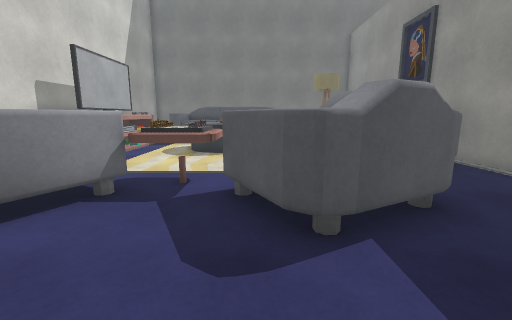
view 1 (above)

21 first-person views from a walk through a Unity game level. The camera is 1.3 m above the floor, tilts 10° down and sees 90° across. The floor is counted in squares, 0.76 m on a side. Each view is taken from the middle of a square. On the plan, view 1 faces up. The plan holds only what a view shows up to about 15 squares ahead; the rest is blank. The place goes on beyond the plan. The player is left out. Some animated figures are not drawn. Surface patterns are stand-ins for the level's own textures.

view 2
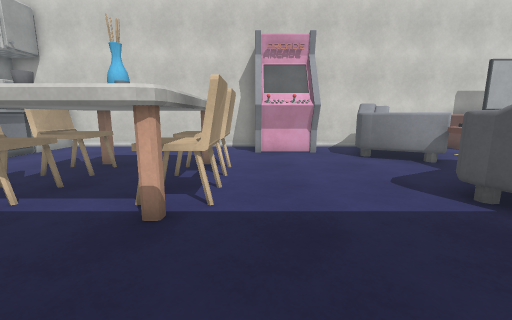

view 3
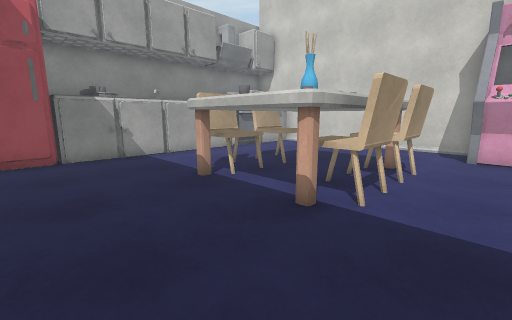

view 4
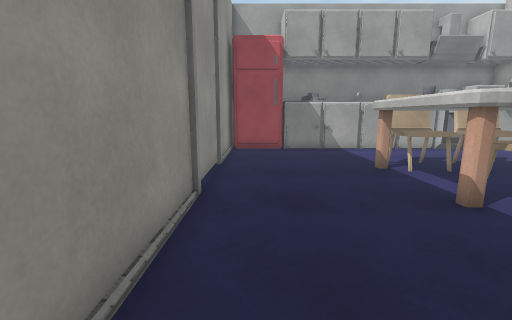

view 5
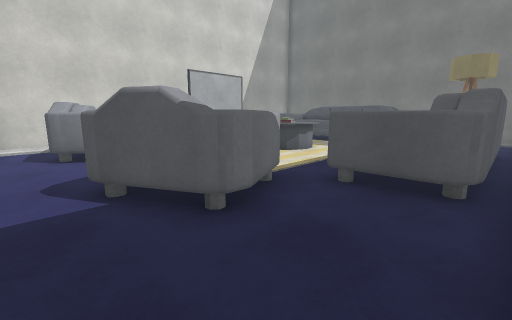

view 6
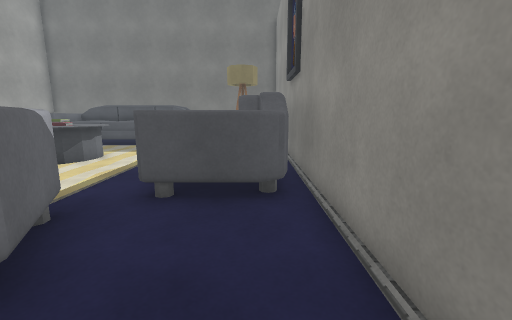

view 7
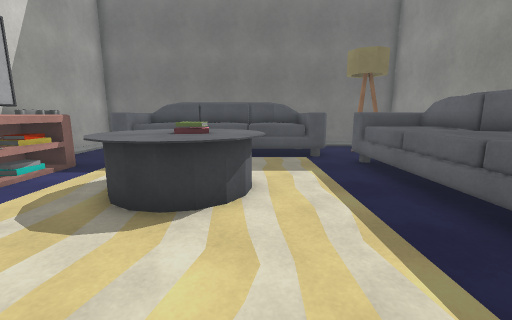

view 8
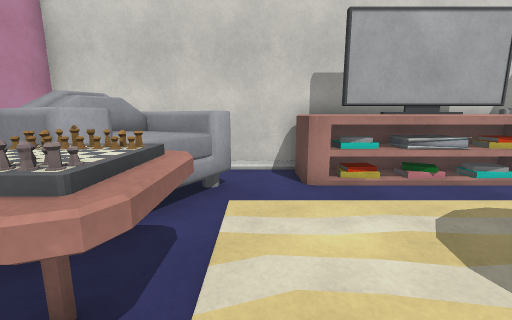

view 9
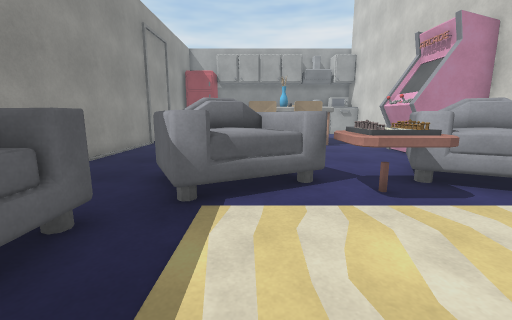

view 10
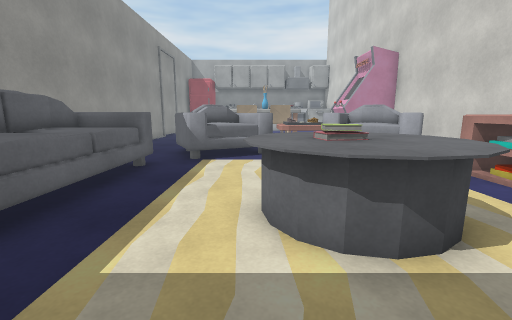

view 11
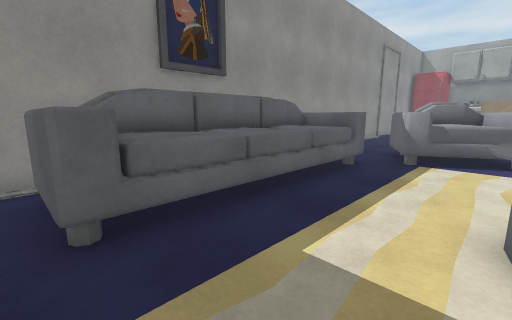

view 12
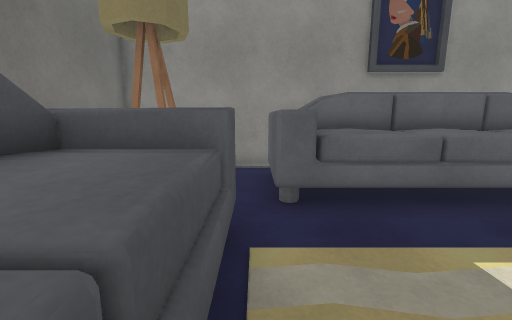

view 13
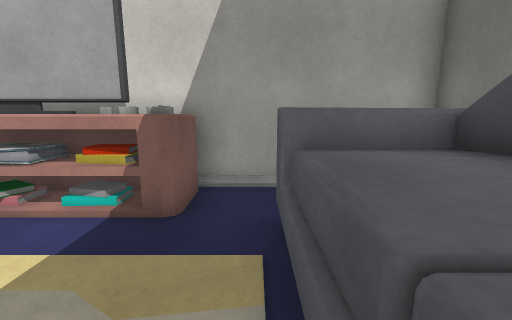

view 14
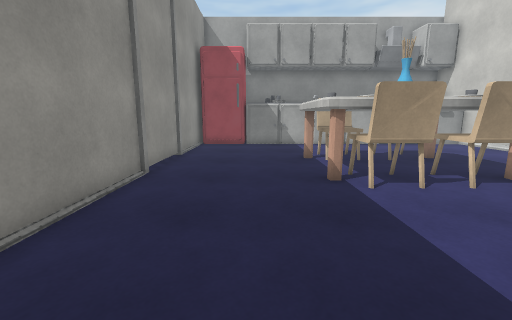

view 15
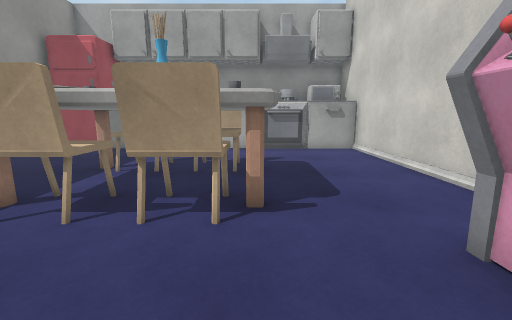

view 16
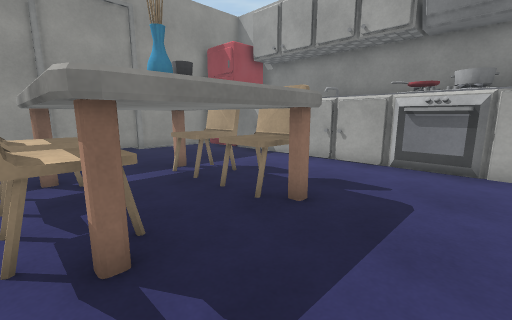

view 17
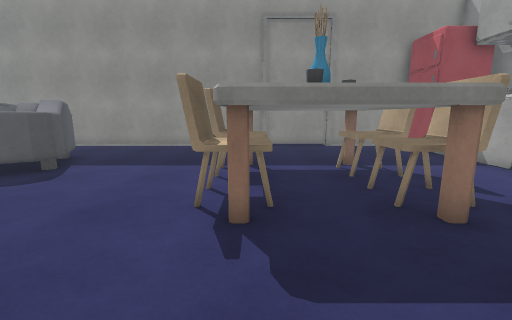

view 18
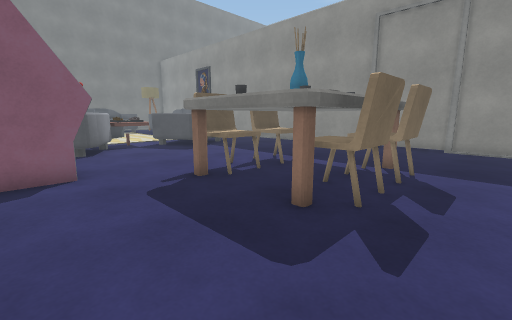

view 19
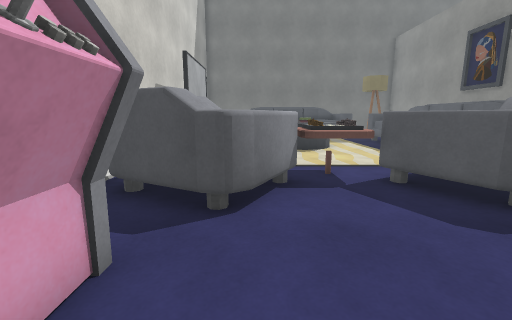

view 20
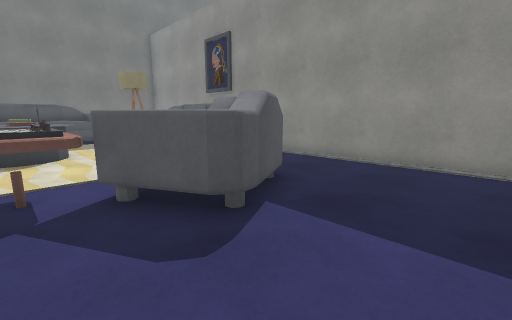

view 21
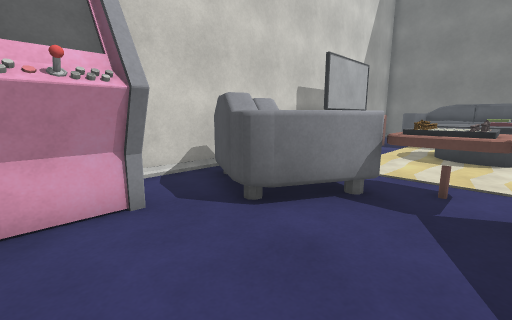

### Floor plan
Key: @ floor where view 1 was taken; # wall or solid block; . floor; ^ raised ledge; O other object.
Columns run from 8 left of view 1 to 8 right of it. Each row starts with its distance up from view 1.
 21 ####      #######
 20 #..  ^^^^^^ .O..#
 19 #. ^^^^^^^^^.OO.#
 18 #.^^^^^^^^^^....#
 17 #...............#
 16 #...      ..^^^.#
 15 #^^.      ..^^^.#
 14 #^^. OOOO ..^^^.#
 13 #O^. OOOO ..^^^.#
 12 #O^. OOOO...^^^.#
 11 #^^.  OO  ..^^#.#
 10 #^^.      ..^^#.#
  9 #^..      ..^^^.#
  8 #...    . ..^^^.#
  7 #.OO.OOO..OO....#
  6 # OOOO^OOOOO....#
  5 #OOOOO..OOOO....#
  4 #OOOO...OOOO....#
  3 #..O.....O......#
  2 ###.............#
  1   ##............#
  0   ##....@.......#
 -1 ####............#
 -2 #.....OOOO......#
 -3 #....O#OO#O.....#
 -4 #....OOOOOO.....#
 -5 #....OOOOOO.....#
 -6 #....O#OO#O.....#
 -7 #.....OOOO......#
 -8 #...............#
 -9 #...............#
-10 #...............#
-11 #####^^^#########

Positions as (right, up) in squares from view 1, and headings:
1: (0, 0), facing up
2: (6, -1), facing left
3: (6, 0), facing down-left
4: (6, 2), facing down
5: (7, 2), facing up-left
6: (6, 3), facing up
7: (0, 7), facing up
8: (0, 8), facing left
9: (1, 12), facing down
10: (0, 17), facing down
11: (0, 17), facing down-right
12: (-1, 17), facing right
13: (-2, 17), facing left
14: (4, 4), facing down
15: (-3, 2), facing down
16: (-6, -2), facing down-right
17: (-7, -3), facing right
18: (-7, -9), facing up-right
19: (-4, -1), facing up
20: (-2, 0), facing up-right
21: (-1, 0), facing up-left
